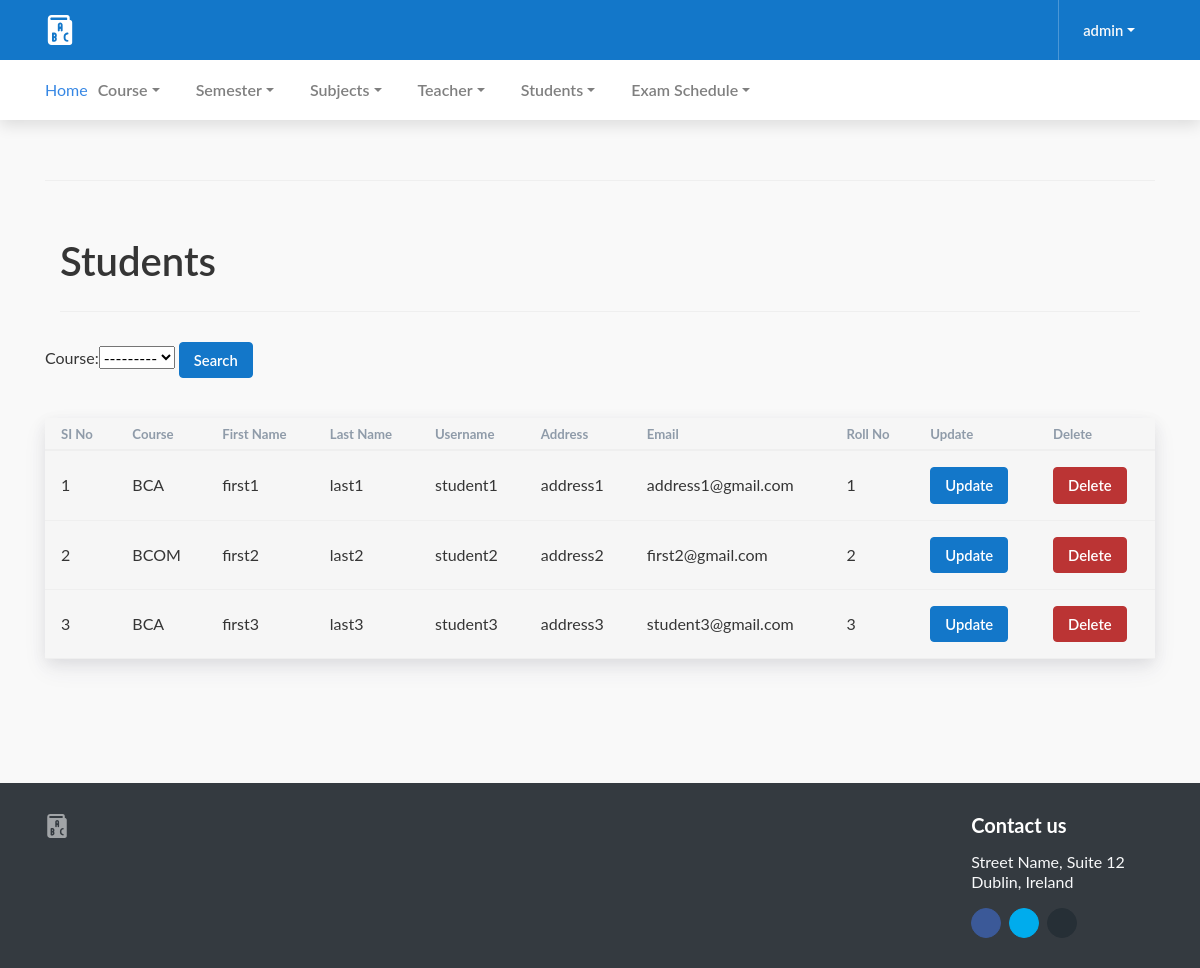
Page /viewstudent/ (signed in) on the committed database.
### registration/models.py (models this page shows)
class RtUser(AbstractUser):
    first_name = models.CharField(max_length=200)
    email = models.EmailField(max_length=200)
    address = models.CharField(max_length=200)
    type = models.IntegerField(null=True)
    course = models.ForeignKey(Course, on_delete=models.CASCADE,null=True)
    rollno = models.IntegerField(null=True)

class Course(models.Model):
    coursename = models.CharField(max_length=20)
    description = models.TextField(max_length=100, null=True)
    def __str__(self):
        return f"{self.coursename}"

### registration/views.py (the view)
# urls.py: path('viewstudent/',views.viewstudent,name='viewstudent'),
@login_required()
def viewstudent(request):
    student = RtUser.objects.filter(type=2)
    courseFilter = CourseFilter(request.GET, queryset=student)
    student = courseFilter.qs
    context = {'student': student,
               'courseFilter': courseFilter
               }
    return render(request, 'admintemp/viewstudent.html', context)

### registration/templates/admintemp/viewstudent.html (shortened to what this page needs)
{% extends 'admintemp/base.html' %}
{% block content %}
<div class="container page__heading-container">
    <div class="page__heading d-flex align-items-center justify-content-between">
        <h1 class="m-0"> Students</h1>
    </div>
</div>
<form method="get">
                    <div class="md-form my-0">
                        {{courseFilter.form}}
                        <button class="btn btn-primary" type="submit">Search</button>
                    </div>
                </form>
                <br><br>
<div class="card card-form">
    <div class="row no-gutters">
        <div class="col-lg-12 card-form__body">
            <div class="table-responsive border-bottom" data-toggle="lists"
                 data-lists-values="[&quot;js-lists-values-employee-name&quot;]">
                <table class="table mb-0 thead-border-top-0">
                    <thead>
                    <tr>
                        <th>SI No</th>
                        <th>Course</th>
                        <th>First Name</th>
                        <th>Last Name</th>
                        <th>Username</th>
                        <th>Address</th>
                        <th>Email</th>
                        <th>Roll No</th>
                        <th>Update</th>
                        <th>Delete</th>
                    </tr>
                    </thead>
                    <tbody>
                    {% for i in student %}
                    <tr>
                        <td scope="row">{{forloop.counter}}</td>
                        <td>{{i.course}}</td>
                        <td>{{i.first_name}}</td>
                        <td>{{i.last_name}}</td>
                        <td>{{i.username}}</td>
                        <td>{{i.address}}</td>
                        <td>{{i.email}}</td>
                        <td>{{i.rollno}}</td>
                        <td><a href="{% url 'updatest' i.id %}" class="btn btn-primary">Update</a></td>
                        <td><a href="{% url 'deletest' i.id %}" class="btn btn-danger">Delete</a></td>
                    </tr>
                    {% endfor %}
                    </tbody>
                </table>
            </div>
        </div>
    </div>
</div>
{% endblock  %}

### registration/templates/admintemp/base.html (shortened to what this page needs)
{% load static %}
<!DOCTYPE html>
<html lang="en" dir="ltr">
<head>
    <link type="text/css" href="{% static 'assets1/vendor/perfect-scrollbar.css' %}" rel="stylesheet">
    <link type="text/css" href="{% static 'assets1/css/app.css' %}" rel="stylesheet">
    <link type="text/css" href="{% static 'assets1/css/app.rtl.css' %}" rel="stylesheet">
    <link type="text/css" href="{% static 'assets1/css/vendor-material-icons.css' %}" rel="stylesheet">
    <link type="text/css" href="{% static 'assets1/css/vendor-material-icons.rtl.css' %}" rel="stylesheet">
    <link type="text/css" href="{% static 'assets1/css/vendor-fontawesome-free.css' %}" rel="stylesheet">
    <link type="text/css" href="{% static 'assets1/css/vendor-fontawesome-free.rtl.css' %}" rel="stylesheet">
    <link type="text/css" href="{% static 'assets1/css/vendor-ion-rangeslider.css' %}" rel="stylesheet">
    <link type="text/css" href="{% static 'assets1/css/vendor-ion-rangeslider.rtl.css' %}" rel="stylesheet">
    <link type="text/css" href="{% static 'assets/css/vendor-flatpickr.css' %}" rel="stylesheet">
    <link type="text/css" href="{% static 'assets/css/vendor-flatpickr.rtl.css' %}" rel="stylesheet">
    <link type="text/css" href="{% static 'assets/css/vendor-flatpickr-airbnb.css' %}" rel="stylesheet">
    <link type="text/css" href="{% static 'assets/css/vendor-flatpickr-airbnb.rtl.css' %}" rel="stylesheet">
</head>
<body class="layout-fixed layout-sticky-subnav">
<div class="mdk-header-layout js-mdk-header-layout">
    <div id="header" class="mdk-header bg-dark js-mdk-header m-0" data-fixed data-effects="waterfall">
        <div class="mdk-header__content">
            <div class="navbar navbar-expand-sm navbar-main navbar-dark bg-primary pl-md-0 pr-0" id="navbar"
                 data-primary>
                <div class="container">
                    <div class="d-flex sidebar-account flex-shrink-0 mr-auto mr-lg-0">
                        <a href="fixed-index.html" class="flex d-flex align-items-center text-underline-0">
                                <span class="mr-1  text-white">
                                </span>
                        </a>
                    </div>
                    <div class="dropdown">
                        <a href="#account_menu"
                           class="dropdown-toggle navbar-toggler navbar-toggler-dashboard border-left d-flex align-items-center ml-navbar"
                           data-toggle="dropdown">
                                <span class="ml-1 d-flex-inline">
                                    <span class="text-light">{{request.user}}</span>
                                </span>
                        </a>
                    </div>
                </div>
            </div>
        </div>
    </div>
    <div class="mdk-header-layout__content page">
        <div class="page__header  page__header-nav mb-0">
            <div class="container page__container">
                <div class="navbar navbar-secondary navbar-light navbar-expand-sm p-0 d-none d-md-flex"
                     id="secondaryNavbar">
                    <ul class="nav navbar-nav">
                        <li>
                            <a href="{% url 'teacher_home' %}">Home</a>
                        </li>
                         <li class="nav-item dropdown ">
                            <a href="#" class="nav-link dropdown-toggle" data-toggle="dropdown">Course</a>
                        </li>
                          <li class="nav-item dropdown ">
                            <a href="#" class="nav-link dropdown-toggle" data-toggle="dropdown">Semester</a>
                        </li>
                        <li class="nav-item dropdown ">
                            <a href="#" class="nav-link dropdown-toggle" data-toggle="dropdown">Subjects</a>
                        </li>
                        <li class="nav-item dropdown">
                            <a href="#" class="nav-link dropdown-toggle" data-toggle="dropdown">Teacher</a>
                        </li>
                        <li class="nav-item dropdown ">
                            <a href="#" class="nav-link dropdown-toggle" data-toggle="dropdown">Students</a>
                        </li>
                        <li class="nav-item dropdown ">
                            <a href="#" class="nav-link dropdown-toggle" data-toggle="dropdown">Exam Schedule</a>
                        </li>
                    </ul>
                </div>
            </div>
        </div>
        <div class="container page__heading-container">
            <div class="page__heading d-flex flex-column flex-md-row align-items-center justify-content-center justify-content-lg-between text-center text-lg-left">
            </div>
        </div>
        <div class="container page__container" >
            {% block content %}{% endblock %}
            <div class="row" style="height:100px">
                <div class="col-md-8">
                </div>
                <div class="col-md-4">
                </div>
            </div>
        </div>
        <div class="bg-dark text-white" id="footer">
            <div class="container page__container">
                <div class="row">
                    <div class="col-md-3">
                        <a href="#" class="brand d-flex align-items-center mb-4">
                                <span class="mr-2">
                                </span>
                        </a>
                    </div>
                    <div class="col-md-9">
                        <div class="row">
                            <div class="col-sm-6 col-md-3">
                            </div>
                            <div class="col-sm-6 col-md-3">
                            </div>
                            <div class="col-sm-6 col-md-3">
                            </div>
                            <div class="col-sm-6 col-md-3">
                                <h5>Contact us</h5>
                                <p class="text-light">Street Name, Suite 12<br/> Dublin, Ireland</p>
                                <div class="d-flex ">
                                    <a href="#"
                                       class="btn btn-facebook btn-rounded-social d-flex align-items-center justify-content-center mr-2"><i
                                            class="fab fa-facebook"></i></a>
                                    <a href="#"
                                       class="btn btn-twitter btn-rounded-social d-flex align-items-center justify-content-center mr-2"><i
                                            class="fab fa-twitter"></i></a>
                                    <a href="#"
                                       class="btn btn-secondary btn-rounded-social d-flex align-items-center justify-content-center mr-2"><i
                                            class="fab fa-github"></i></a>
                                </div>
                            </div>
                        </div>
                    </div>
                </div>
            </div>
        </div>
    </div>
</div>
</body>
</html>

### rows in the picture
RtUser: user "admin"
RtUser: course "BCA", first_name "first1", last_name "last1", username "student1", address "address1", email "address1@gmail.com", rollno "1"
RtUser: course "BCOM", first_name "first2", last_name "last2", username "student2", address "address2", email "first2@gmail.com", rollno "2"
RtUser: course "BCA", first_name "first3", last_name "last3", username "student3", address "address3", email "student3@gmail.com", rollno "3"
